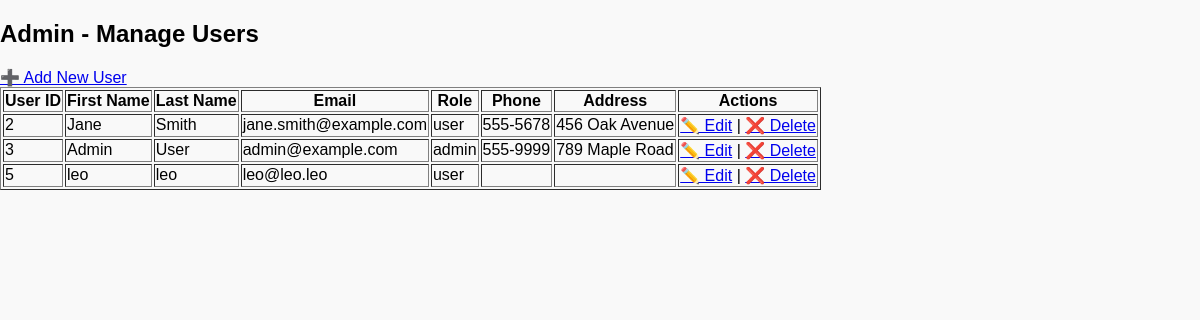
The page /pages/users.php on the database its author committed.
### tables this page shows
CREATE TABLE IF NOT EXISTS Users (
    user_id INT AUTO_INCREMENT PRIMARY KEY,
    first_name VARCHAR(50),
    last_name VARCHAR(50),
    email VARCHAR(100) UNIQUE,
    password VARCHAR(255),
    phone VARCHAR(15),
    address TEXT,
    profile_picture VARCHAR(255),
    role ENUM('user', 'admin') DEFAULT 'user',
    created_at TIMESTAMP DEFAULT CURRENT_TIMESTAMP
);

### src/pages/users.php (the view, shortened to what this page needs)
<?php
include('config.php');
try {
    $stmt = $pdo->query("SELECT * FROM Users");
    $users = $stmt->fetchAll(PDO::FETCH_ASSOC);
} catch (PDOException $e) {
    die("Query failed: " . $e->getMessage());
}
?>
<!DOCTYPE html>
<html lang="en">
<head>
    <link rel="stylesheet" href="styles.css">
</head>
<body>
    <h2>Admin - Manage Users</h2>
    <a href="add_user.php">➕ Add New User</a>
    <table border="1">
        <thead>
            <tr>
                <th>User ID</th>
                <th>First Name</th>
                <th>Last Name</th>
                <th>Email</th>
                <th>Role</th>
                <th>Phone</th>
                <th>Address</th>
                <th>Actions</th>
            </tr>
        </thead>
        <tbody>
            <?php foreach ($users as $user): ?>
                <tr>
                    <td><?= htmlspecialchars($user['user_id']) ?></td>
                    <td><?= htmlspecialchars($user['first_name']) ?></td>
                    <td><?= htmlspecialchars($user['last_name']) ?></td>
                    <td><?= htmlspecialchars($user['email']) ?></td>
                    <td><?= htmlspecialchars($user['role']) ?></td>
                    <td><?= htmlspecialchars($user['phone']) ?></td>
                    <td><?= htmlspecialchars($user['address']) ?></td>
                    <td>
                        <a href="edit_user.php?id=<?= $user['user_id'] ?>">✏️ Edit</a> |
                        <a href="delete_user.php?id=<?= $user['user_id'] ?>" onclick="return confirm('Are you sure?');">❌ Delete</a>
                    </td>
                </tr>
            <?php endforeach; ?>
        </tbody>
    </table>
</body>
</html>

### assets/css/styles.css (style rules this page uses)
body { font-family: Arial, sans-serif; margin: 0; padding: 0; background-color: #f9f9f9; color: #000; }

### rows shown on the page
users: user_id "2", first_name "Jane", last_name "Smith", email "jane.smith@example.com", role "user", phone "555-5678", address "456 Oak Avenue"
users: user_id "3", first_name "Admin", last_name "User", email "admin@example.com", role "admin", phone "555-9999", address "789 Maple Road"
users: user_id "5", first_name "leo", last_name "leo", email "leo@leo.leo", role "user"
